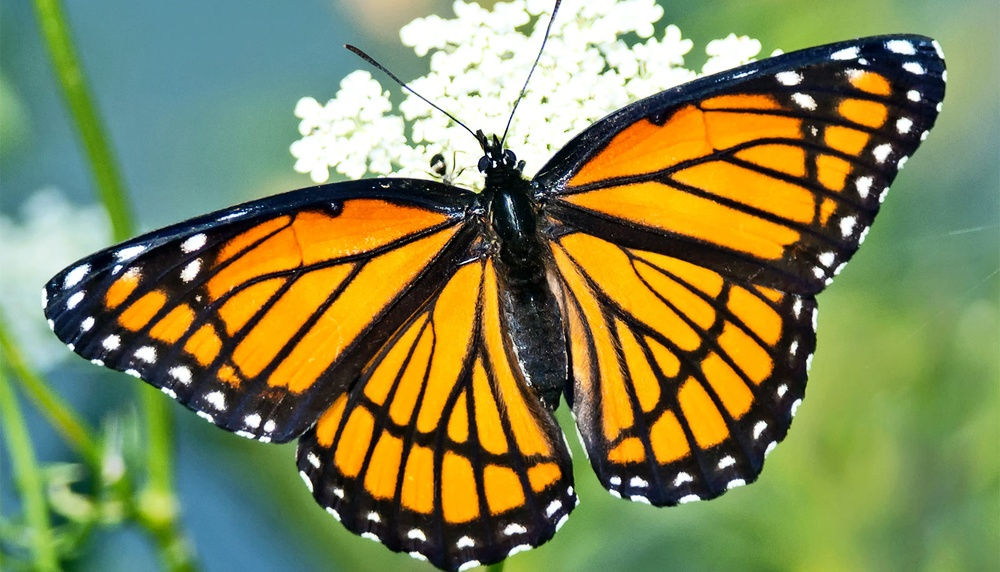
#> input picture 242/butterfly.jpg, 1000 x 572 px, shrunk from 1600 x 915 before the run
$ jupyter execute --allow-errors Lab2B.ipynb   (shell and % lines are left out)
#> lines starting #> are read from the running program, lines starting #| are printed output that depends on the picture
## EE 242 Lab 2b – Convolution - Denoising audio signals and images

Ewan, Sean, Tyson

This lab has 2 exercises to be completed as a team. Each should be given a separate code cell in your Notebook, followed by a markdown cell with report discussion. Your notebook should start with a markdown title and overview cell, which should be followed by an import cell that has the import statements for all assignments. For this assignment, you will need to import: numpy, the wavfile package from scipy.io, simpleaudio/librosa, and matplotlib.pyplot.

[cell 1]
# We'll refer to this as the "import cell." Every module you import should be imported here.
import numpy as np
import matplotlib
import scipy.io.wavfile as sp
import scipy.signal as sig
import matplotlib.pyplot as plt
from librosa import display
import librosa
import simpleaudio as sa
import soundfile as sf
import IPython
from PIL import Image
import skimage
# import whatever other modules you use in this lab -- there are more that you need than we've included

## Summary

In this lab, you will work through a series of exercises to introduce you to working with audio signals and explore the impact of different amplitude and time operations on signals.  This is a two-week lab.  You should plan on completing the first 2 assignments in the first week.

## Lab 2b turn in checklist

•	Lab 2b Jupyter notebook with code for the 2 exercises assignment in separate cells. Each assignment cell should contain markdown cells (same as lab overview cells) for the responses to lab report questions. Include your lab members’ names at the top of the notebook.

**Please submit the report as PDF** (You may also use : https://www.vertopal.com/  suggested by a student)

## Assignment 3 -- Removing Noise from an Audio Signal

In this assignment, we’ll artificially add noise to an audio signal and then apply the system you used in Assignment 2 to remove it. You will need the audio packages that you used in Lab 1. This assignment will have three parts, A-C

**A.** Read in the trombone sound file provided and name it tr_orig.  This is a mono signal, so we will only need to worry about the single channel. Create a noise sequence that is the length of tr_orig using the numpy.random.randn() noise generation function with a scaling factor of 100. (It needs to be larger to be audible given the range of tr_orig.) Then add the two signals to create tr_noisy.  Save tr_noisy to a new wav file.

**B.**  Apply the convolution filter from Assignment 2 to remove the noise from tr_noisy, creating a signal called tr_filt. Save this signal as a wav file.

**C.** Read in both the noisy and filtered versions using simpleaudio and play the two files and the original to hear the effect of the noise and noise removal.

#> (a cell that did not finish here is left out)

###  Discussion

Comment on the differences in how the original and noise-removed signals sound. Comment on the impact of large increases or decreases in the value of k.

The relationship betweenh k and the signal is that k determines how smoothed the signal is, a larger k means a smoother signal, but this results in also diminishing the amplitude to a greater extent over the given window. When k is super small, the noise in the signal is still present.

## Assignment 4 -- Convolution with Images

This assignment is meant to introduce you to convolution of signals in higher dimensions. A canonical example of a 2D signal is an image. With a time signal, the impulse response has a single independent variable (time), so a discrete-time convolution has a sum over that variable. With a 2-D image, the impulse response is 2-D, so the convolution involves a double sum. Be sure to import the scipy ndimage and skimage color packages. This assignment will have four parts, A-D. Put part A (a function you will define) in its own cell and the other parts together in a separate cell. Be sure to provide a title for all the images you are plotting in each part.

**A.**  Write a function that takes an image as input and runs the Sobel edge detector (described in the background document) and returns 3 images: the horizontal edges, the vertical edges and the combined result.

**B.**  Start a new cell and read in the image of a dragonfly provided, and convert it to grayscale. Note that the variable ‘image’ will have normalized 8-bit (0 - 1) pixel brightness values. Run the edge detector function on the dragonfly image and display the original with the 3
outputs in a 2 by 2 figure.

**C.**  Define a 10x10 kernel where all elements have value 0.01. This impulse response is giving an average over the 10x10 window, and it should have a smoothing effect on the image, similar to the moving window for the time signal.  Convolve the image with this filter using ndimage.convolve(). Plot the original and the smoothed image side by side.  You should notice that smoothing blurs the image a little.

**D.** Run the edge detector function on the smoothed dragonfly image and plot the result side-by-side with the result from the edge detector on the original image.

[cell 3]
# Assignment 4 - Code Goes here
# A. Write a function that takes an image as input and runs the Sobel
# edge detector (described in the background document) and returns 3 images:
# the horizontal edges, the vertical edges and the combined result.

from scipy import ndimage


def edge_detector(image):
    h1 = [[1, 0, -1], [2, 0, -2], [1, 0, -1]]
    h2 = [[1, 2, 1], [0, 0, 0], [-1, -2, -1]]

    h_e = ndimage.filters.convolve(image, h1)
    v_e = ndimage.filters.convolve(image, h2)
    comb_image = np.sqrt(np.multiply(h_e,h_e) + np.multiply(v_e, v_e))
    return h_e, v_e, comb_image

# B. Start a new cell and read in the image of a dragonfly provided, and
# convert it to grayscale. Note that the variable ‘image’ will have normalized
# 8-bit (0 - 1) pixel brightness values. Run the edge detector function on the
# dragonfly image and display the original with the 3 outputs in a 2 by 2 figure.

#plt.imshow()
dragonfly = skimage.io.imread('butterfly.jpg')
#> dragonfly is the input picture: shape (572, 1000, 3); mean R, G, B 131.5, 134.9, 84.7
dragonflygray = skimage.color.rgb2gray(dragonfly)     # 8-bit code grayscale
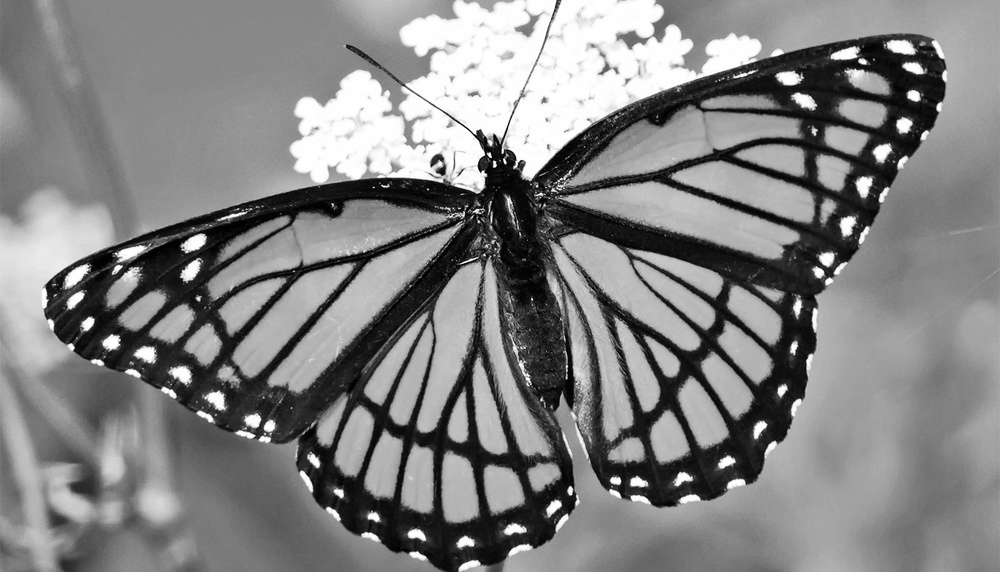
#> dragonflygray: shape (572, 1000) float64; min 0, max 1, mean 0.512

d_h, d_v, d_comb = edge_detector(dragonflygray)
#> in edge_detector, `h_e = ndimage.filters.convolve(image, h1)`:
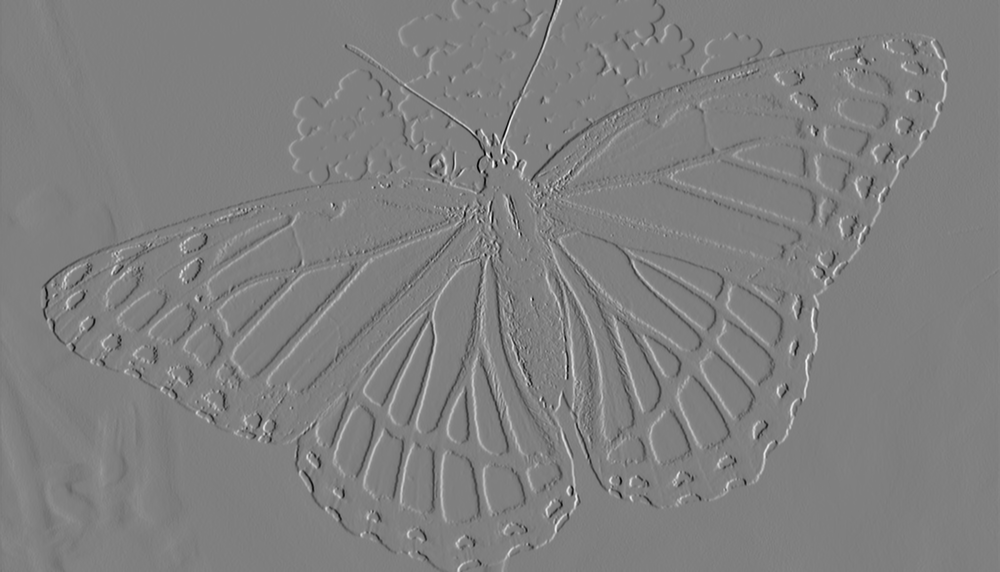
#> h_e: shape (572, 1000) float64; min -3.92, max 3.9, mean 0.000215; drawn with min black and max white
#> in edge_detector, `v_e = ndimage.filters.convolve(image, h2)`:
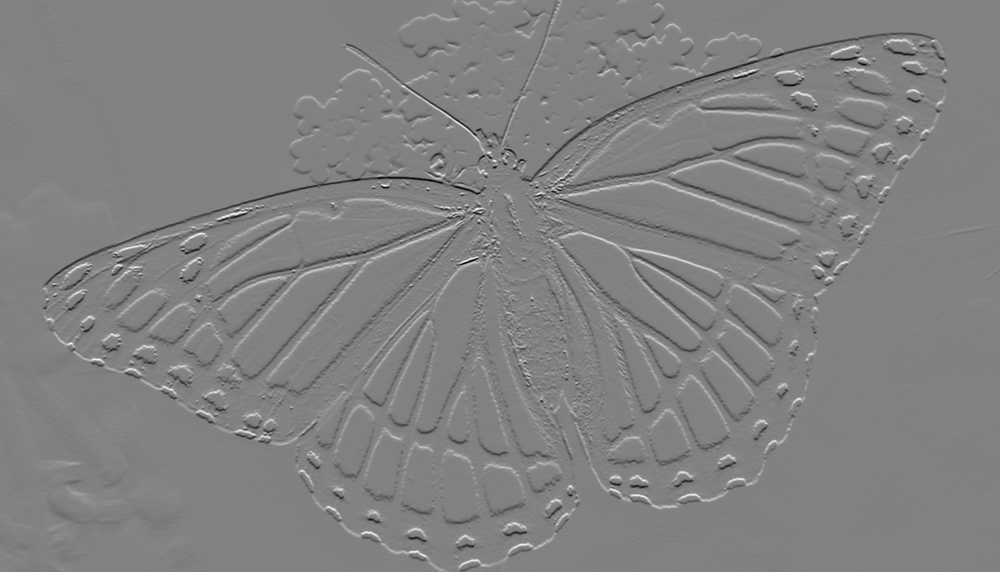
#> v_e: shape (572, 1000) float64; min -3.84, max 3.7, mean -0.002; drawn with min black and max white
#> in edge_detector, `comb_image = np.sqrt(np.multiply(h_e,h_e) + np.multiply(v_e, v_e))`:
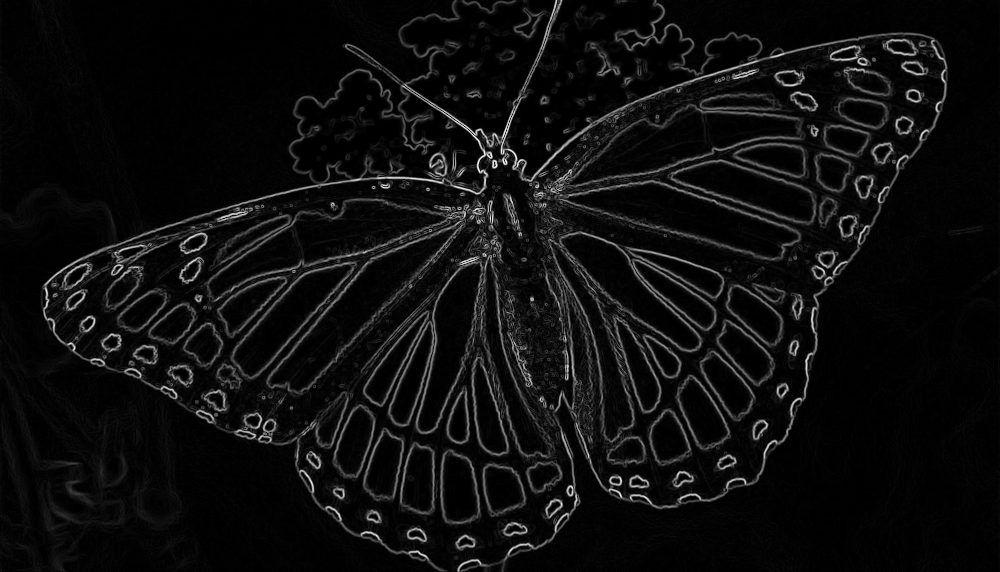
#> comb_image: shape (572, 1000) float64; min 0, max 4.12, mean 0.241; drawn with min black and max white

#> (the rest of this cell did not finish here and is left out)
